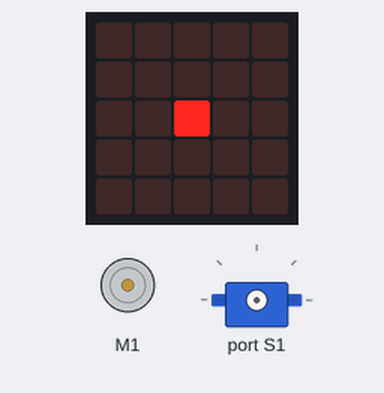
A program run on a simulated BBC micro:bit (MakeCode). Parts: DC motor (green arrow = forward, orange = backward, longer = faster), the board's 5×5 LED display, servo.

Above: at 0.34 s.
At 38.85 s:
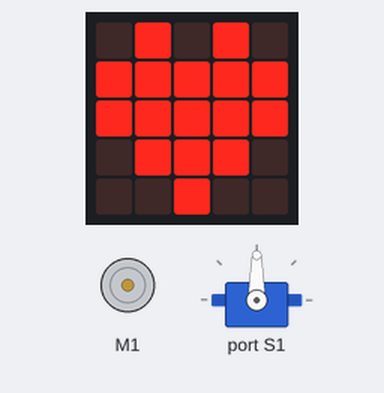
Timing chart, 0 to 40.0 s (numbered marks = the images above):
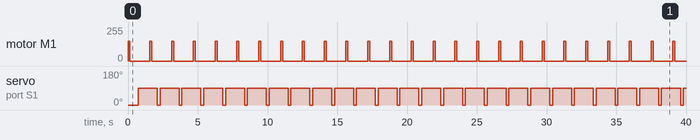

The program:

main.ts
```typescript
let rpm_counter = 0
basic.forever(function () {
    robotbit.MotorRun(robotbit.Motors.M1A, 150)
    rpm_counter += 1
    if (rpm_counter == 8) {
        robotbit.MotorStop(robotbit.Motors.M1A)
        basic.showLeds(`
            . . . . .
            . . . . .
            . . # . .
            . . . . .
            . . . . .
            `)
        robotbit.Servo(robotbit.Servos.S1, 0)
        basic.pause(200)
        robotbit.Servo(robotbit.Servos.S1, 90)
        basic.pause(400)
        rpm_counter = 0
        basic.showLeds(`
            . # . # .
            # # # # #
            # # # # #
            . # # # .
            . . # . .
            `)
    }
})
```

test.ts
```typescript
// testes vão aqui; isto não será compilado quando este pacote for usado como uma extensão.
```

Measured:
- by itself, motor M1: alternates forward 150/255 for 0.14 s and stopped for 1.4 s
- by itself, servo on port S1: alternates 90° for 1.4 s and 0° for 0.20 s
- what the display in image 0 shows lasts 1.0 s, from 0.1 s to 1.1 s
